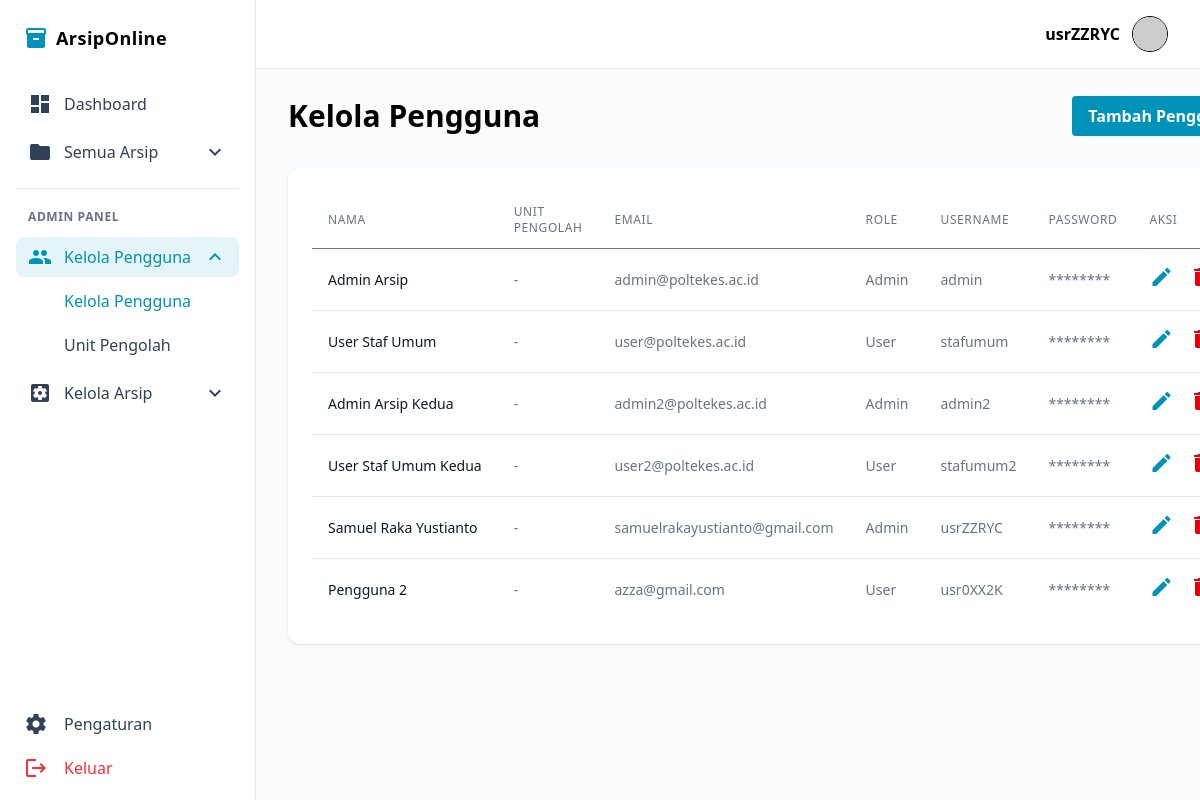
The page /admin/kelola_pengguna.php (signed in) on the database its author committed.
### tables this page shows
CREATE TABLE `user` (
  `id_user` int(11) NOT NULL,
  `nama` varchar(100) NOT NULL,
  `email` varchar(100) NOT NULL,
  `username` varchar(50) NOT NULL,
  `password` varchar(255) NOT NULL,
  `role` enum('superadmin','admin','user') NOT NULL DEFAULT 'user',
  `created_at` datetime NOT NULL DEFAULT current_timestamp(),
  `updated_at` datetime DEFAULT NULL ON UPDATE current_timestamp()
);

### config/session.php (called while the page is built, shortened)
<?php
function isAdminOrSuperAdmin() {
    return isset($_SESSION['user_role']) && ($_SESSION['user_role'] === 'admin' || $_SESSION['user_role'] === 'superadmin');
}
function getFullName() {
    return $_SESSION['user_name'] ?? ($_SESSION['nama'] ?? ($_SESSION['username'] ?? 'Guest'));
}
?>

### admin/kelola_pengguna.php (the view, shortened to what this page needs)
<?php
include_once __DIR__ . '/../config/session.php';
include_once __DIR__ . '/../config/database.php';
$role = $_SESSION['user_role'];
$query = "SELECT id_user, nama, email, username, role FROM user";
if ($role === 'admin') {
    $query .= " WHERE role IN ('admin', 'user')";
} elseif ($role === 'superadmin') {
    $query .= " WHERE role IN ('superadmin', 'admin', 'user')";
} else {
    header("Location: dashboard.php");
    exit;
}
$result = $conn->query($query);
$users = [];
if ($result && $result->num_rows > 0) {
    while ($row = $result->fetch_assoc()) {
        $users[] = $row;
    }
}
include __DIR__ . '/../layouts/master/header.php';
include __DIR__ . '/../layouts/components/sidebar_dynamic.php';
?>
<div class="min-h-screen bg-[#fafbfc] flex overflow-hidden">
    <div class="flex-1 flex flex-col ml-64">
        <?php include __DIR__ . '/../layouts/components/topbar.php'; ?>
        <main class="flex-1 p-8 space-y-8 mt-16 overflow-y-auto">
            <div class="flex justify-between items-center">
                <div class="font-bold text-3xl">Kelola Pengguna</div>
                <button onclick="openModal('tambahPenggunaModal')" class="bg-cyan-600 hover:bg-cyan-700 text-white font-bold py-2 px-4 rounded">
                    Tambah Pengguna
                </button>
            </div>
            <section class="bg-white rounded-xl shadow-sm p-6">
                <div class="overflow-x-auto">
                    <table class="min-w-full text-sm">
                        <thead>
                            <tr class="text-gray-500 border-b">
                                <th class="py-3 px-4 text-left font-medium text-xs uppercase tracking-wider">Nama</th>
                                <th class="py-3 px-4 text-left font-medium text-xs uppercase tracking-wider">Unit Pengolah</th>
                                <th class="py-3 px-4 text-left font-medium text-xs uppercase tracking-wider">Email</th>
                                <th class="py-3 px-4 text-left font-medium text-xs uppercase tracking-wider">Role</th>
                                <th class="py-3 px-4 text-left font-medium text-xs uppercase tracking-wider">Username</th>
                                <th class="py-3 px-4 text-left font-medium text-xs uppercase tracking-wider">Password</th>
                                <th class="py-3 px-4 text-left font-medium text-xs uppercase tracking-wider">Aksi</th>
                            </tr>
                        </thead>
                        <tbody class="bg-white divide-y divide-gray-200">
                            <?php if (!empty($users)) : ?>
                                <?php foreach ($users as $user) : ?>
                                    <tr class="hover:bg-gray-50">
                                        <td class="py-4 px-4 whitespace-nowrap text-sm font-medium text-gray-900">
                                            <?= htmlspecialchars($user['nama']) ?>
                                        </td>
                                        <td class="py-4 px-4 whitespace-nowrap text-sm text-gray-500">
                                            -
                                        </td>
                                        <td class="py-4 px-4 whitespace-nowrap text-sm text-gray-500">
                                            <?= htmlspecialchars($user['email']) ?>
                                        </td>
                                        <td class="py-4 px-4 whitespace-nowrap text-sm text-gray-500">
                                            <?php
                                            $role = htmlspecialchars($user['role']);
                                            if ($role === 'superadmin') {
                                                echo 'Super Admin';
                                            } else {
                                                echo ucfirst($role);
                                            }
                                            ?>
                                        </td>
                                        <td class="py-4 px-4 whitespace-nowrap text-sm text-gray-500">
                                            <?= htmlspecialchars($user['username']) ?>
                                        </td>
                                        <td class="py-4 px-4 whitespace-nowrap text-sm text-gray-500">
                                            ********
                                        </td>
                                        <td class="py-4 px-4 whitespace-nowrap text-sm font-medium">
                                            <button class="text-cyan-600 hover:text-cyan-900 mr-3"
                                                onClick="editPengguna(<?= $user['id_user'] ?>)">
                                                <span class="material-icons text-base">edit</span>
                                            </button>
                                            <button class="text-red-600 hover:text-red-900 btnDelete"
                                                data-id="<?= $user['id_user'] ?>">
                                                <span class="material-icons text-base">delete</span>
                                            </button>
                                        </td>
                                    </tr>
                                <?php endforeach; ?>
                            <?php else : ?>
                                <tr>
                                    <td colspan="6" class="py-4 px-4 text-center text-gray-500">Tidak ada pengguna ditemukan.</td>
                                </tr>
                            <?php endif; ?>
                            </tbody>
                        </table>
                    </div>
                </div>
    </div>
<?php
include __DIR__ . '/../layouts/master/footer.php';
?>

### layouts/master/header.php (shortened to what this page needs)
<!DOCTYPE html>
<html lang="en" >
<head>
    <link rel="stylesheet" href="../../assets/css/tailwind.css">
</head>
<body class="m-0 p-0 overflow-y-auto overflow-x-auto w-screen h-screen bg-gray-100">

### layouts/components/sidebar_dynamic.php
<?php
include_once __DIR__ . '/../../config/session.php';
if (isAdminOrSuperAdmin()) {
    include_once __DIR__ . '/sidebar_admin.php';
} else {
    include_once __DIR__ . '/sidebar.php';
}
?>

### layouts/components/sidebar_admin.php (shortened to what this page needs)
<?php
include_once __DIR__ . '/../../config/session.php';
?>
<aside class="w-64 bg-white border-r border-gray-200 flex flex-col pt-6 pb-3 px-4 h-screen fixed left-0 top-0">
    <div class="flex items-center gap-2 mb-8 px-2">
        <span class="material-icons text-cyan-600">inventory_2</span>
        <span class="font-bold text-lg tracking-wide">ArsipOnline</span>
    </div>
    <nav class="flex-1 space-y-2 overflow-y-auto">
        <a href="<?php echo dirname($_SERVER['PHP_SELF']) . '/../pages/dashboard.php'; ?>" class="flex items-center gap-3 px-3 py-2 rounded-lg <?php echo basename($_SERVER['PHP_SELF']) == 'dashboard.php' ? 'bg-cyan-600/10 text-cyan-600 font-medium' : 'hover:bg-cyan-600/5 text-slate-700'; ?>">
            <span class="material-icons">dashboard</span>Dashboard
        </a>
        <div class="menu-item">
            <button class="w-full flex items-center justify-between px-3 py-2 rounded-lg hover:bg-cyan-600/5 focus:outline-none text-slate-700" id="arsipMenu">
                <div class="flex items-center gap-3">
                    <span class="material-icons">folder</span>Semua Arsip
                </div>
                <span class="material-icons transform transition-transform" id="arsipMenuIcon">expand_more</span>
            </button>
        </div>
        <div class="pt-4 mt-4 border-t border-gray-200">
            <div class="px-3 py-1 text-xs font-semibold text-gray-500 uppercase tracking-wider">Admin Panel</div>
        </div>
        <div class="menu-item">
            <button class="w-full flex items-center justify-between px-3 py-2 rounded-lg hover:bg-cyan-600/5 focus:outline-none text-slate-700" id="arsipUsrMenu">
                <div class="flex items-center gap-3">
                    <span class="material-icons">people</span>Kelola Pengguna
                </div>
                <span class="material-icons transform transition-transform" id="arsipUsrMenuIcon">expand_more</span>
            </button>
            <div class="pl-9 mt-1 hidden space-y-1" id="arsipUsrSubmenu">
                <a href="<?php echo dirname($_SERVER['PHP_SELF']) . '/../admin/kelola_pengguna.php'; ?>" class="block py-2 px-3 rounded-lg hover:bg-cyan-600/5 <?php echo basename($_SERVER['PHP_SELF']) == 'kelola_pengguna.php' ? 'text-cyan-600 font-medium' : 'text-slate-700'; ?>">Kelola Pengguna</a>
                <a href="<?php echo dirname($_SERVER['PHP_SELF']) . '/../admin/unit_pengolah.php'; ?>" class="block py-2 px-3 rounded-lg hover:bg-cyan-600/5 <?php echo basename($_SERVER['PHP_SELF']) == 'unit_pengolah.php' ? 'text-cyan-600 font-medium' : 'text-slate-700'; ?>">Unit Pengolah</a>
            </div>
        </div>
        <div class="menu-item">
            <button class="w-full flex items-center justify-between px-3 py-2 rounded-lg hover:bg-cyan-600/5 focus:outline-none text-slate-700" id="arsipMgmtMenu">
                <div class="flex items-center gap-3">
                    <span class="material-icons">settings_applications</span>Kelola Arsip
                </div>
                <span class="material-icons transform transition-transform" id="arsipMgmtMenuIcon">expand_more</span>
            </button>
        </div>
    </nav>
    <div class="mt-2 pt-4 space-y-1">
        <a href="<?php echo dirname($_SERVER['PHP_SELF']) . '/../pages/profile.php'; ?>" class="flex items-center gap-4 p-2 rounded-lg <?php echo basename($_SERVER['PHP_SELF']) == 'profile.php' ? 'bg-cyan-600/10 text-cyan-600 font-medium' : 'hover:bg-cyan-600/5 text-slate-700'; ?>">
            <span class="material-icons">settings</span>Pengaturan
        </a>
        <a href="../api/logout.php" class="flex items-center gap-4 p-2 rounded-lg text-red-500 hover:bg-red-50">
            <span class="material-icons">logout</span>Keluar
        </a>
    </div>
</aside>

### layouts/components/topbar.php
<?php
include_once __DIR__ . '/../../config/session.php';
?>
<header class="bg-white border-b border-gray-200 px-8 py-4 flex items-center justify-end fixed top-0 right-0 left-64 z-10">
    <div class="flex items-center gap-3 ml-6">
        <span class="font-semibold">
            <?php echo htmlspecialchars($_SESSION['username'] ?? getUserName()); ?>
        </span>
        <img src="https://ui-avatars.com/api/?name=<?php echo getFullName(); ?>" class="w-9 h-9 rounded-full border" />
    </div>
</header>

### layouts/master/footer.php
</body>
</html>

### rows shown on the page
user: nama "Admin Arsip", email "admin@poltekes.ac.id", role "Admin", username "admin"
user: nama "User Staf Umum", email "user@poltekes.ac.id", role "User", username "stafumum"
user: nama "Admin Arsip Kedua", email "admin2@poltekes.ac.id", role "Admin", username "admin2"
user: nama "User Staf Umum Kedua", email "user2@poltekes.ac.id", role "User", username "stafumum2"
user: nama "Samuel Raka Yustianto", email "samuelrakayustianto@gmail.com", role "Admin", username "usrZZRYC"
user: nama "Pengguna 2", email "azza@gmail.com", role "User", username "usr0XX2K"

### other values the page prints
$_SESSION['username'] "usrZZRYC"
